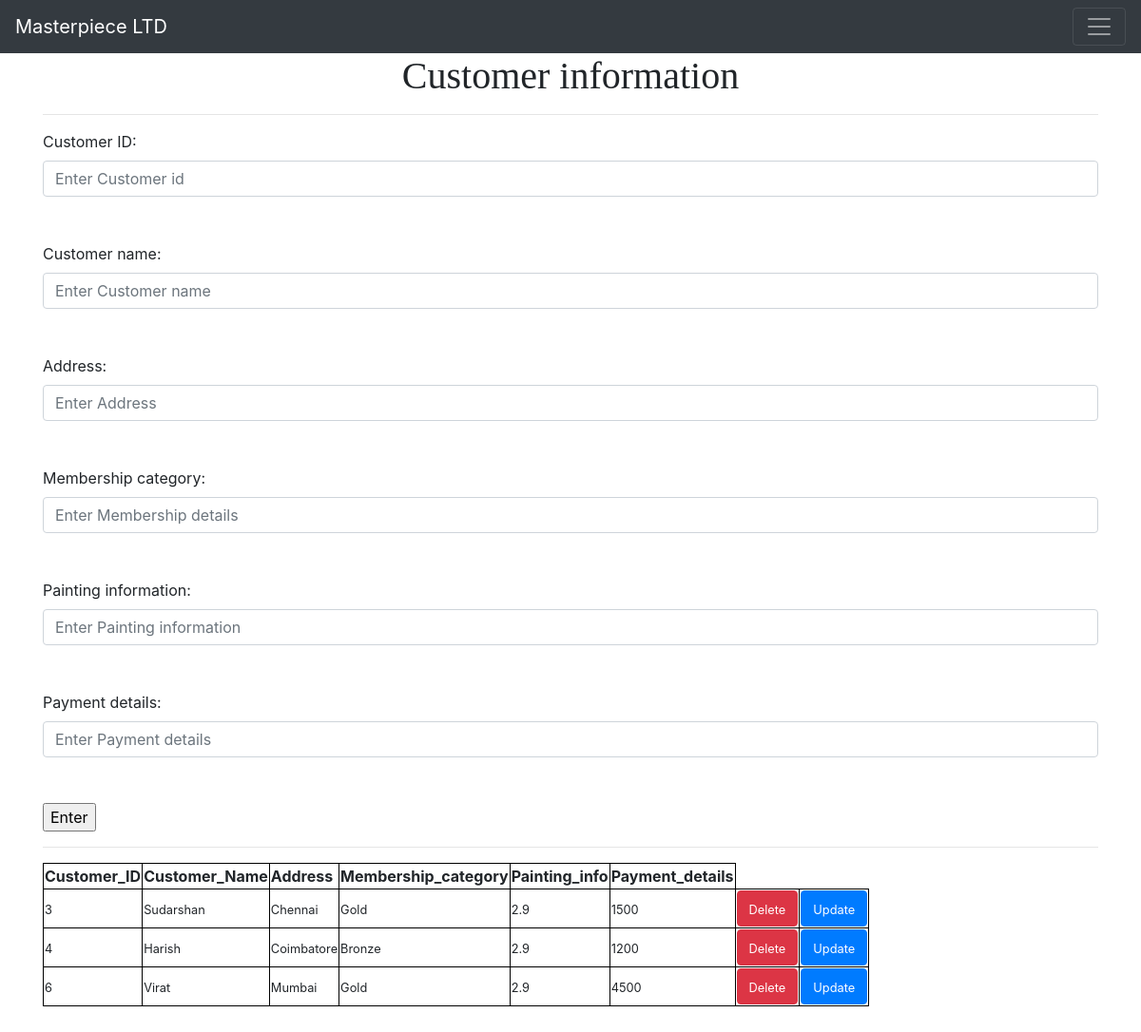
Page /customer on the committed database.
### app.py (models this page shows, shortened)
class Customer(db.Model):
    customer_ID=db.Column(db.Integer , primary_key=True)
    customer_name=db.Column(db.String(200) , nullable=False)
    Address=db.Column(db.Text , nullable=False)
    Membership_category=db.Column(db.String(10) , nullable=False)
    Painting_info=db.Column(db.Integer , nullable=False)
    Payment_details=db.Column(db.Integer , nullable=False)

### app.py (the view)
@app.route('/customer',methods=['GET','POST'])
def customer():
    if request.method=='POST':
        c_id=request.form['cust_id']
        c_name=request.form['name']
        c_add=request.form['address']
        mem_cat=request.form['member']
        paint_info=request.form['info']
        pay=request.form['details']
        post=Customer(customer_ID=c_id,customer_name=c_name,Address=c_add,Membership_category=mem_cat,Painting_info=paint_info,Payment_details=pay)
        db.session.add(post)
        db.session.commit()
        return redirect('/customer')
    else:
        all_posts= Customer.query.all()
        return render_template('Customer.html',posts=all_posts)

### templates/Customer.html (shortened to what this page needs)
{% extends 'template.html' %}
{%block body%}
    <h1>Customer information</h1>
    <hr>
    <form action='/customer' method='POST'>
        <label for="Customer ID">Customer ID:</label>
        <input class="form-control" type="number" name="cust_id" id="cust_id" placeholder="Enter Customer id" aria-label="Enter Customer id">
        <br>
        <br>
        <label for="Customer name">Customer name:</label>
        <input class="form-control" type="text" name="name" id="name" placeholder="Enter Customer name" aria-label="Enter Customer name">
        <br>
        <br>
        <label for="Address">Address:</label>
        <input class="form-control" type="text" name="address" id="address" placeholder="Enter Address" aria-label="Enter Address">
        <br>
        <br>
        <label for="Category">Membership category:</label>
        <input class="form-control" type="text" name="member" id="member" placeholder="Enter Membership details" aria-label="Enter Membership Category">
        <br>
        <br>
        <label for="Painting information">Painting information:</label>
        <input class="form-control" type="text" name="info" id="info"" placeholder="Enter Painting information" aria-label="Enter Painting information">
        <br>
        <br>
        <label for="Payment_details">Payment details:</label>
        <input class="form-control" type="number" name="details" id="details" placeholder="Enter Payment details" aria-label="Enter Payment details">
        <br>
        <br>
        <input type="submit" value="Enter">
    </form>
    <hr>
    <table style="border: 100px;">
        <tr>
            <th align="center">Customer_ID</th>
            <th align="center">Customer_Name</th>
            <th align="center">Address</th>
            <th align="center">Membership_category</th>
            <th align="center">Painting_info</th>
            <th align="center">Payment_details</th>
        </tr>
        {% for post in posts %}
        <tr>
            <td><small>{{post.customer_ID}}</small></td>
            <td><small>{{post.customer_name}}</small></td>
            <td><small>{{post.Address}}</small></td>
            <td><small>{{post.Membership_category}}</small></td>
            <td><small>{{post.Painting_info}}</small></td>
            <td><small>{{post. Payment_details}}</small></td>
            <td> <a class="btn btn-danger" href='/customer/delete/{{post.customer_ID}}'><small>Delete</small></a></td>
            <td> <a class="btn btn-primary" href='/customer/update/{{post.customer_ID}}'><small>Update</small></a></td>
        </tr>
        {% endfor %}
    </table>
    <br>
    <br>
    <br>
{%endblock%}

### static/css/main.css (style rules this page uses)
h1 { font-family: 'Poppins'; font-size: 30px; text-align: center; }
table, th, td { border: 1px solid black; }

### rows in the picture
Customer: customer_ID "3", customer_name "Sudarshan", Address "Chennai", Membership_category "Gold", Painting_info "2.9", Payment_details "1500"
Customer: customer_ID "4", customer_name "Harish", Address "Coimbatore", Membership_category "Bronze", Painting_info "2.9", Payment_details "1200"
Customer: customer_ID "6", customer_name "Virat", Address "Mumbai", Membership_category "Gold", Painting_info "2.9", Payment_details "4500"
